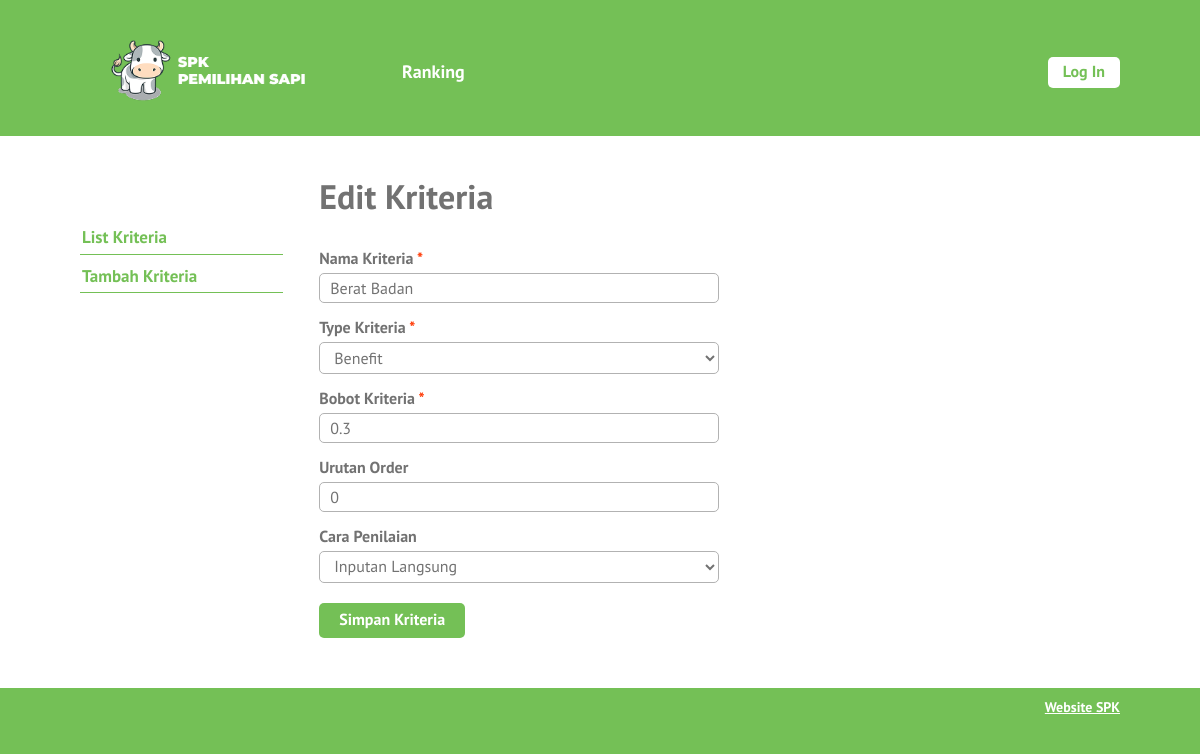
The page /edit-kriteria.php?id=21 on the database its author committed.
### tables this page shows
CREATE TABLE `kriteria` (
  `id_kriteria` int(10) NOT NULL,
  `nama` varchar(30) NOT NULL,
  `type` enum('benefit','cost') NOT NULL,
  `bobot` float NOT NULL,
  `ada_pilihan` tinyint(1) DEFAULT NULL,
  `urutan_order` int(2) NOT NULL
);

### edit-kriteria.php (the view, shortened to what this page needs)
<?php require_once('includes/init.php'); ?>
<?php
$sukses = false;
$ada_error = false;
$id_kriteria = (isset($_GET['id'])) ? trim($_GET['id']) : '';
if(!$id_kriteria) {
	$ada_error = 'Maaf, data tidak dapat diproses.';
} else {
	$query = $pdo->prepare('SELECT * FROM kriteria WHERE kriteria.id_kriteria = :id_kriteria');
	$query->execute(array('id_kriteria' => $id_kriteria));
	$result = $query->fetch();
	$id_kriteria = (isset($result['id_kriteria'])) ? trim($result['id_kriteria']) : '';
	$nama = (isset($result['nama'])) ? trim($result['nama']) : '';
	$type = (isset($result['type'])) ? trim($result['type']) : '';
	$bobot = (isset($result['bobot'])) ? trim($result['bobot']) : '';
	$jenis_nilai = (isset($result['ada_pilihan'])) ? $result['ada_pilihan'] : 0;
	$urutan_order = (isset($result['urutan_order'])) ? trim($result['urutan_order']) : 0;
}
?>
<?php
require_once('template-parts/header.php');
?>
	<div class="main-content-row">
	<div class="container clearfix">
		<?php include_once('template-parts/sidebar-kriteria.php'); ?>
		<div class="main-content the-content">
			<h1>Edit Kriteria</h1>
			<?php if($sukses): ?>
				<div class="msg-box">
					<p>Data berhasil disimpan</p>
				</div>
			<?php elseif($ada_error): ?>
				<p><?php echo $ada_error; ?></p>
			<?php else: ?>
				<form action="edit-kriteria.php?id=<?php echo $id_kriteria; ?>" method="post">
					<div class="field-wrap clearfix">
						<label>Nama Kriteria <span class="red">*</span></label>
						<input type="text" name="nama" value="<?php echo $nama; ?>">
					</div>
					<div class="field-wrap clearfix">
						<label>Type Kriteria <span class="red">*</span></label>
						<select name="type">
							<option value="benefit" <?php selected($type, 'benefit'); ?>>Benefit</option>
						</select>
					</div>
					<div class="field-wrap clearfix">
						<label>Bobot Kriteria <span class="red">*</span></label>
						<input type="number" name="bobot" value="<?php echo $bobot; ?>" step="0.01">
					</div>
					<div class="field-wrap clearfix">
						<label>Urutan Order</label>
						<input type="number" name="urutan_order" value="<?php echo $urutan_order; ?>">
					</div>
					<div class="field-wrap clearfix">
						<label>Cara Penilaian</label>
						<select name="jenis_nilai" id="jenis-nilai">
							<option value="0" <?php selected($jenis_nilai, 0); ?>>Inputan Langsung</option>
						</select>
					</div>
					<div class="field-wrap clearfix">
						<button type="submit" name="submit" value="submit" class="button">Simpan Kriteria</button>
					</div>
				</form>
			<?php endif; ?>
		</div>
	</div>
	</div>
<?php
require_once('template-parts/footer.php');

### stylesheets/style.css (style rules this page uses)
html,body,div,span,applet,object,iframe,h1,h2,h3,h4,h5,h6,p,blockquote,pre,a,abbr,acronym,address,big,cite,code,del,dfn,em,img,ins,kbd,q,s,samp,small,strike,strong,sub,sup,tt,var,b,u,i,center,dl,dt,dd,ol,ul,li,fieldset,form,label,legend,table,caption,tbody,tfoot,thead,tr,th,td,article,aside,canvas,details,embed,figure,figcaption,footer,header,hgroup,menu,nav,output,ruby,section,summary,time,mark,audio,video { margin:0;padding:0;border:0;font-size:100%;vertical-align:baseline }
body { line-height:1 }
*,*:before,*:after { -moz-box-sizing:border-box;-webkit-box-sizing:border-box;box-sizing:border-box }
.clearfix:before,.clearfix:after { content:" ";display:table }
.clear,.clearfix:after { clear:both }
.container { max-width:1100px;margin:0 auto;position:relative;padding:0 30px }
body { background:#74c056;font-family:"PT Sans",sans-serif;color:#727272;font-size:14px;line-height:1.3;font-weight:500 }
textarea,input[type="text"],input[type="email"],input[type="date"],input[type="tel"],input[type="search"],input[type="number"],select,input[type="password"] { background:#fff;border:1px solid #b2b2b2;width:100%;font-family:inherit;font-weight:inherit;font-size:16px;padding:4px 10px;vertical-align:top;margin:0;color:#727272;border-radius:5px }
h1,h2,h3,h4,h5,h6 { font-weight:300 }
.the-content { font-size:16px;line-height:1.42857 }
.the-content h1,.the-content h2,.the-content h3,.the-content h4,.the-content h5,.the-content h6 { font-weight:700 }
.the-content h1 { font-size:34px;margin:0.8em 0 0.8em;padding:0;line-height:1.2 }
.the-content>h1:first-child,.the-content>h3:first-child,.the-content>h2:first-child { margin-top:0 }
button,a { -webkit-transition:all .2s ease;-moz-transition:all .2s ease;-o-transition:all .2s ease;transition:all 0.2s ease }
span.red,a.red,.the-content span.red,.the-content a.red { color:#ff3600 }
.the-content .button,.button { background:#74c056;color:#fff;display:inline-block;font-size:16px;font-weight:700;line-height:1.2;border:0;font-family:inherit;padding:7px 20px 9px;cursor:pointer;border-radius:5px }
.main-content { float:right;width:77%;padding:40px 0 }
.field-wrap { max-width:400px;padding-bottom:10px }
.field-wrap label { display:block;font-weight:700;padding:3px 0 }
.field-wrap .button { margin-top:10px }

### rows shown on the page
kriteria: nama "Berat Badan", type "Benefit", bobot "0.3", urutan_order "0", jenis_nilai "Inputan Langsung"
